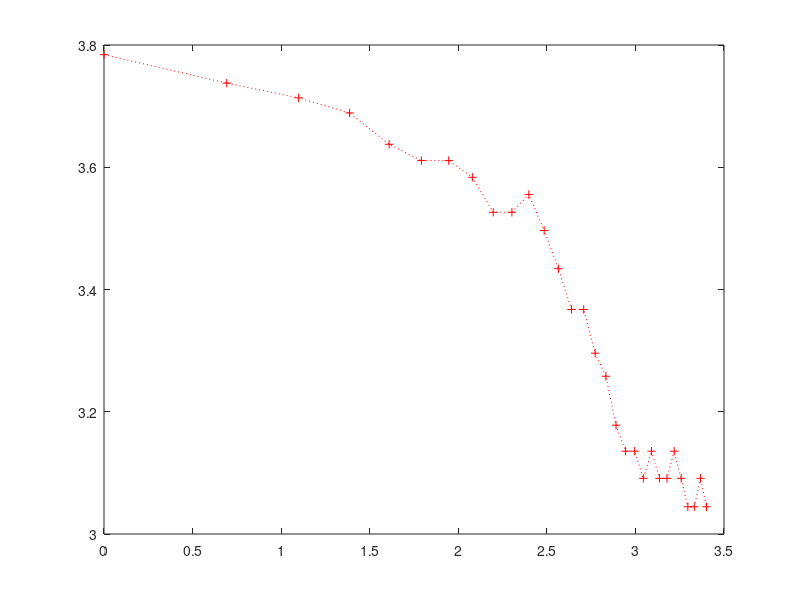

Here is the MATLAB script that generated this plot:
clc;
clear all;

x = [1:30];
y = [44,42,41,40,38,37,37,36,34,34,35,33,31,29,29,27,26,24,23,23,22,23,22,22,23,22,21,21,22,21];

X = log(x);
Y = log(y);
plot(X,Y,'r+:')
sum = 0;
for i =  1:29
    sum = sum + log(y(i+1)/y(i))/log(x(i+1)/x(i));
end
m = sum/30;
fprintf('%f\n',m)
    